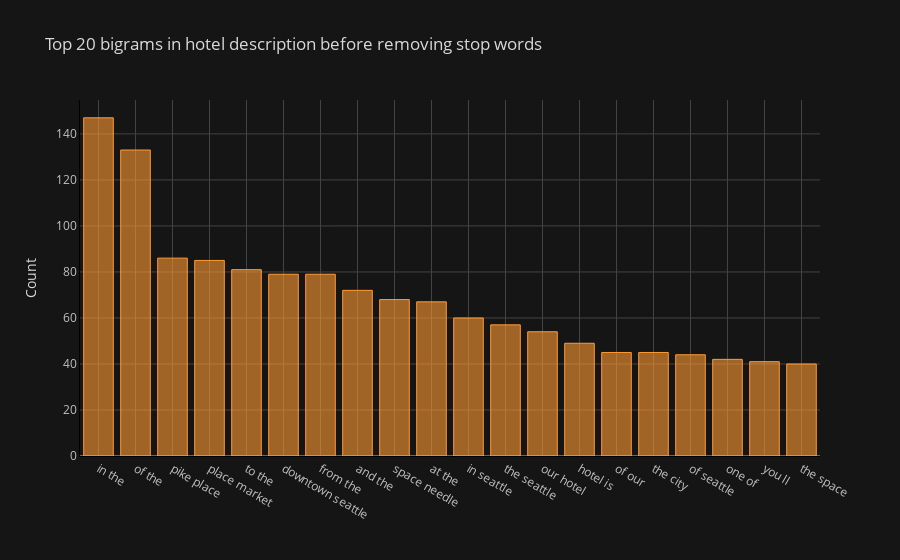

Source (notebook cell):
### Markdown cell above
### Bigrams Frequency Distribution Before Removing Stop Word

### Code cell
def get_top_n_bigram(corpus, n = None):
    vec = CountVectorizer(ngram_range = (2, 2)).fit(corpus)
    bag_of_words = vec.transform(corpus)
    sum_words = bag_of_words.sum(axis = 0) 
    words_freq = [(word, sum_words[0, idx]) for word, idx in vec.vocabulary_.items()]
    words_freq =sorted(words_freq, key = lambda x: x[1], reverse = True)
    return words_freq[:n]
common_words = get_top_n_bigram(df['desc'], 20)
df3 = pd.DataFrame(common_words, columns = ['desc' , 'count'])
df3.groupby('desc').sum()['count'].sort_values(ascending = False).iplot(kind = 'bar', yTitle = 'Count', linecolor = 'black', title = 'Top 20 bigrams in hotel description before removing stop words')

### Figure 1 — Plotly figure (JSON) as saved in the notebook; plotly's stock layout.template omitted (floating-point values rounded to 4 significant figures)
{"data": [{"marker": {"color": "rgba(255, 153, 51, 0.6)", "line": {"color": "rgba(255, 153, 51, 1.0)", "width": 1}}, "name": "count", "orientation": "v", "text": "", "type": "bar", "x": ["in the", "of the", "pike place", "place market", "to the", "downtown seattle", "from the", "and the", "space needle", "at the", "in seattle", "the seattle", "our hotel", "hotel is", "of our", "the city", "of seattle", "one of", "you ll", "the space"], "y": [147, 133, 86, 85, 81, 79, 79, 72, 68, 67, 60, 57, 54, 49, 45, 45, 44, 42, 41, 40]}], "layout": {"legend": {"bgcolor": "#151516", "font": {"color": "#D9D9D9"}}, "paper_bgcolor": "#151516", "plot_bgcolor": "#151516", "title": {"font": {"color": "#D9D9D9"}, "text": "Top 20 bigrams in hotel description before removing stop words"}, "xaxis": {"gridcolor": "#434343", "linecolor": "black", "showgrid": true, "tickfont": {"color": "#C2C2C2"}, "title": {"font": {"color": "#D9D9D9"}, "text": ""}, "zerolinecolor": "#666570"}, "yaxis": {"gridcolor": "#434343", "linecolor": "black", "showgrid": true, "tickfont": {"color": "#C2C2C2"}, "title": {"font": {"color": "#D9D9D9"}, "text": "Count"}, "zerolinecolor": "#666570"}}}
